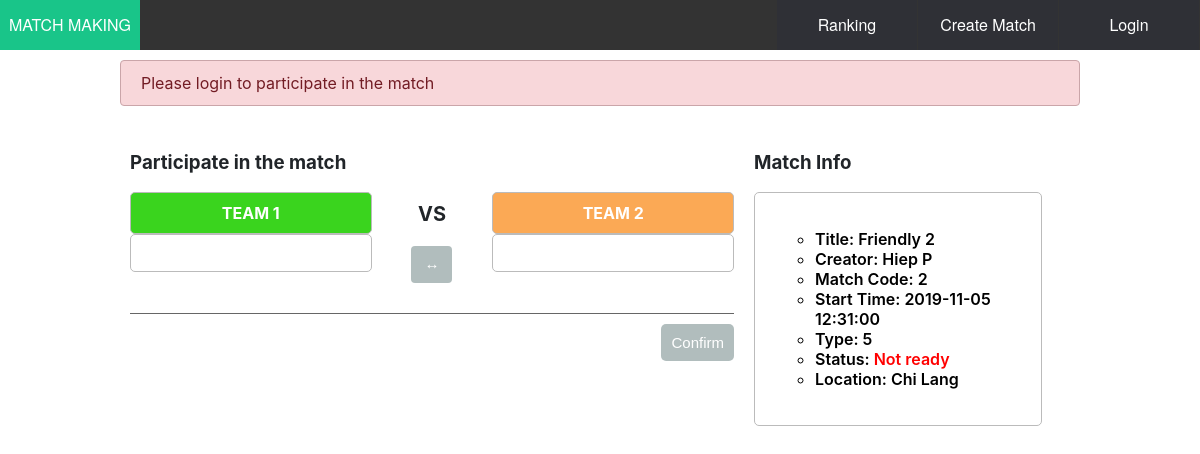
The app's page /match_detail/index.php?id=2, older data.
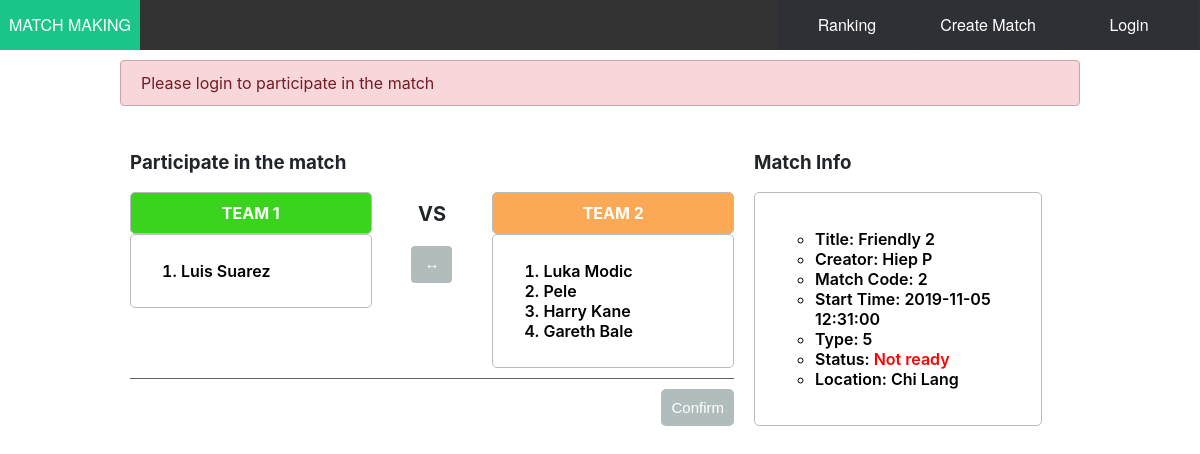
The same page, newer data.
### tables this page shows
create table detail
  (
    team int not null,
    player_id varchar(20),
    foreign key (player_id) references player (player_id),
    match_id int,
    foreign key (match_id) references matches (match_id) on delete cascade,
    primary key(player_id, match_id)
);

create table player
(
  player_id varchar(20) primary key not null,
  password varchar(20) not null,
  name varchar(50),
  elo int not null default 100
);

### match_detail/index.php (the view, shortened to what the changed rows need)
<!DOCTYPE html>
<html lang="en">
<head>
  <link rel="stylesheet" type="text/css" href="index.css">
  <link rel="stylesheet" type="text/css" href="../stylesheets/style.css">
</head>
<body>
  <?php  include('../common/header.php'); ?>
  <div class="container">
    <div class="row">
        <div class="column1">
            <div class="match-wrapper">
                <div class="team-title">
                    <div class="team-left" style="background-color: #3ad41e;">
                        <p1>TEAM 1</p1>
                    </div>
                    <div class="team-left">
                        <ol id="team-left" class="info-match">
                        <?php
                            $matchId = $_GET["id"];
                            $sql = "SELECT d.team, p.name, p.player_id from detail d, player p WHERE d.player_id = p.player_id AND d.match_id = '$matchId' GROUP BY p.player_id";
                            if($result = mysqli_query($link, $sql)){
                                if(mysqli_num_rows($result) > 0){
                                    while ($row = mysqli_fetch_array($result)) {
                                        if($row["team"] === '1')
                                            echo "<li>".$row["name"]."</li>";
                                    }
                                }
                            }
                            else {
                                header("Location: error.php");
                            }
                        ?>
                        </ol>
                    </div>
                </div>
                <div class="team-title">
                    <div class="team-right" style="background-color: #fba955;">
                        <p1>TEAM 2</p1>
                    </div>
                    <div class="team-right">
                        <ol id="team-right" class="info-match">
                            <?php
                               if($result = mysqli_query($link, $sql)){
                                    if(mysqli_num_rows($result) > 0){
                                        while ($row = mysqli_fetch_array($result)) {
                                            if($row["team"] === '2')
                                                echo "<li>".$row["name"]."</li>";
                                        }
                                    }
                                }
                            ?>
                        </ol>
                    </div>
                </div>
            </div>
        </div>
    </div>
  </div>
</body>
</html>

Row changes from the older to the newer data that the page shows:
added detail: player.name "Luis Suarez", shown under "Participate in the match"
added detail: player.name "Luka Modic"
added detail: player.name "Pele"
added detail: player.name "Harry Kane"
added detail: player.name "Gareth Bale"
